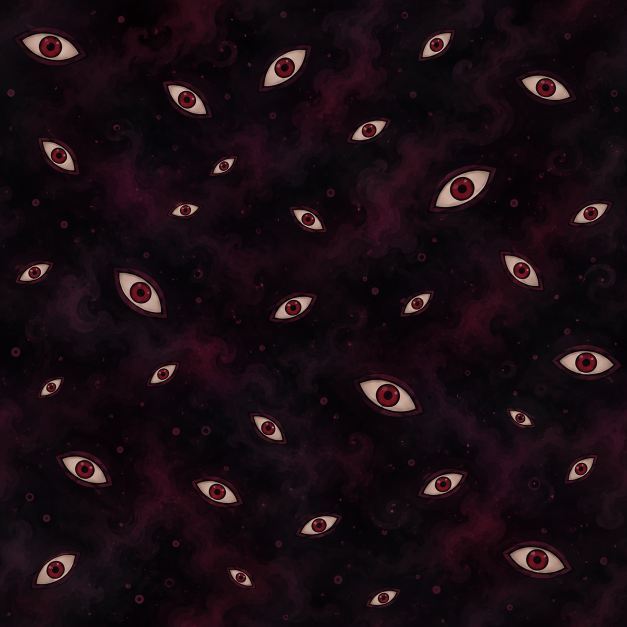
#> input picture tools/textures/sukimatexture.png, 1254 x 1254 px (shown at 1/2 size)
$ python sukima_portal_bake.py sukimatexture.png
#> lines starting #> are read from the running program, lines starting #| are printed output that depends on the picture
#> in bake, src is the input picture: PIL image 1254x1254 RGB; mean R, G, B 24.1, 12, 17.5
# sukima_portal_bake.py - 隙间传送门主贴图烘焙
# 源素材 sukimatexture.png(1254² 眼睛虚空图, RGB 无 alpha) →
#   LANCZOS 降采样 256² → 眼形剪影 alpha 遮罩 → RGBA sukima_portal.png
#
# 用法:
#   python tools/textures/sukima_portal_bake.py                # 预览模式, 只写 tools/textures/_preview/
#   python tools/textures/sukima_portal_bake.py --write-assets # 同时写入 assets(落位正式贴图)
#
# 眼形几何约定(与原 SukimaPortalRenderer / tools/textures/sukima.py 同源):
#   横向 t ∈ [-1,1] ↔ 世界 x = 0.5*t(半宽 0.5);弧函数 s = sqrt(1-t²)
#   上盖边界 +0.85*s,下弧边界 -1.15*s(相对眼中线);总高恰 2 格
#   UV: V=0 ↔ 上盖顶(+0.85),V=1 ↔ 下弧底(-1.15),U=0..1 ↔ x=-0.5..0.5
#   与渲染器 outlineQuad 的 UV 指派(上顶点 v=0)一致
#
# 注:本脚本是光栅图像处理(源为照片类素材,ASCII 像素图无法表达),
#     不走 gen_tex.py 管线,属 gen-textures 技能红线的正当事由例外(design D2)。

import math
import os
import sys

from PIL import Image, ImageChops

# --- 眼形参数(与渲染几何同源,改动需同步渲染器) ---
UPPER_LID = 0.85   # 上盖相对中线高度(格)
LOWER_LID = 1.15   # 下弧相对中线高度(格)
HALF_W = 0.5       # 半宽(格)
SIZE = 256         # 输出边长(2 的幂,REPEAT wrap 硬性要求)

# 世界单位下 1 像素对应的高度(遮罩渐变宽度 = 1px)
_FEATHER = 2.0 * (UPPER_LID + LOWER_LID) / SIZE

_HERE = os.path.dirname(os.path.abspath(__file__))
_SRC = os.path.join(_HERE, "sukimatexture.png")
_SRC_FALLBACK = os.path.join(
    _HERE, "..", "..", "src", "main", "resources", "assets", "gensokyou",
    "textures", "entity", "sukimatexture.png")
_OUT_NAME = "entity/sukima_portal"
_OUT_ASSETS = os.path.join(
    _HERE, "..", "..", "src", "main", "resources", "assets", "gensokyou",
    "textures", _OUT_NAME.replace("/", os.sep) + ".png")
_PREVIEW_DIR = os.path.join(_HERE, "_preview")


# 无缝化混合带宽度(px):滚动 UV 依赖 REPEAT wrap,源画作边界须交叉淡化成可平铺,
# 否则拼接缝每循环扫过眼形一次(边界裁断的眼睛会错位拼接)
_BLEND = SIZE // 4


def _clamp01(x: float) -> float:
    return 0.0 if x < 0.0 else (1.0 if x > 1.0 else x)


def _make_tileable(img: Image.Image) -> Image.Image:
    """offset-blend 无缝化:滚动半幅后按到边距离加权混回,边界处用画面中心内容收边。"""
    w, h = img.size
#> w = 256; h = 256
    rolled = ImageChops.offset(img, w // 2, h // 2)
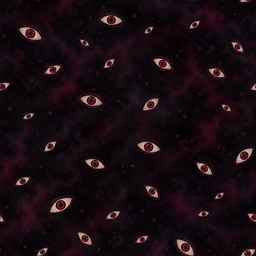
#> rolled: PIL image 256x256 RGB; mean R, G, B 24.1, 12, 17.5
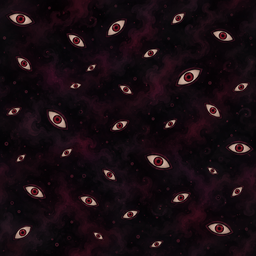
#> img: PIL image 256x256 RGB; mean R, G, B 24.1, 12, 17.5
    ipx, rpx = img.load(), rolled.load()
    out = img.copy()
    opx = out.load()
    for y in range(h):
        dy = min(y, h - 1 - y)
        for x in range(w):
            d = min(x, w - 1 - x, dy)
            if d >= _BLEND:
                continue
            t = d / _BLEND
            m = t * t * (3.0 - 2.0 * t)  # smoothstep: 边界=0(全 rolled),d>=_BLEND=1(全原)
            r, g, b = ipx[x, y]
            rr, rg, rb = rpx[x, y]
            opx[x, y] = (round(rr + (r - rr) * m),
                         round(rg + (g - rg) * m),
                         round(rb + (b - rb) * m))
    return out


def bake() -> Image.Image:
    src_path = _SRC if os.path.exists(_SRC) else _SRC_FALLBACK
    src = Image.open(src_path).convert("RGB")
    down = _make_tileable(src.resize((SIZE, SIZE), Image.LANCZOS))
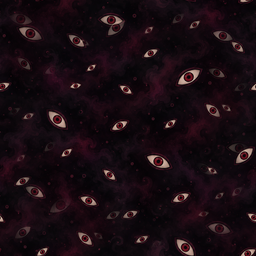
#> down: PIL image 256x256 RGB; mean R, G, B 24.5, 12, 17.8
    px = down.load()

    out = Image.new("RGBA", (SIZE, SIZE))
#> out: PIL image 256x256 RGBA; every value is 0
    opx = out.load()
    for py in range(SIZE):
        v = (py + 0.5) / SIZE
        # V=0 ↔ 上盖顶 +0.85,V=1 ↔ 下弧底 -1.15
        y = UPPER_LID - v * (UPPER_LID + LOWER_LID)
        for px_i in range(SIZE):
            u = (px_i + 0.5) / SIZE
            t = u * 2.0 - 1.0
            s = math.sqrt(max(0.0, 1.0 - t * t))
            up = UPPER_LID * s
            lo = -LOWER_LID * s
            a_up = _clamp01((up - y) / _FEATHER + 0.5)   # 上缘内侧=1
            a_lo = _clamp01((y - lo) / _FEATHER + 0.5)   # 下缘内侧=1
            a = a_up * a_lo
            r, g, b = px[px_i, py]
            opx[px_i, py] = (r, g, b, round(255 * a))
    return out


def main() -> None:
    out = bake()
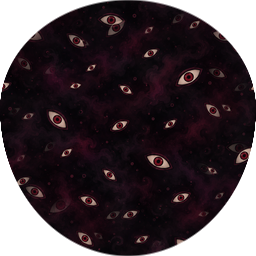
#> out: PIL image 256x256 RGBA; mean R, G, B, A 24.5, 12, 17.8, 200.3; transparent parts drawn white
    os.makedirs(_PREVIEW_DIR, exist_ok=True)
    # x8 最近邻预览(像素级目检遮罩剪影)
    out.resize((SIZE * 8, SIZE * 8), Image.NEAREST).save(
        os.path.join(_PREVIEW_DIR, "sukima_portal_x8.png"))
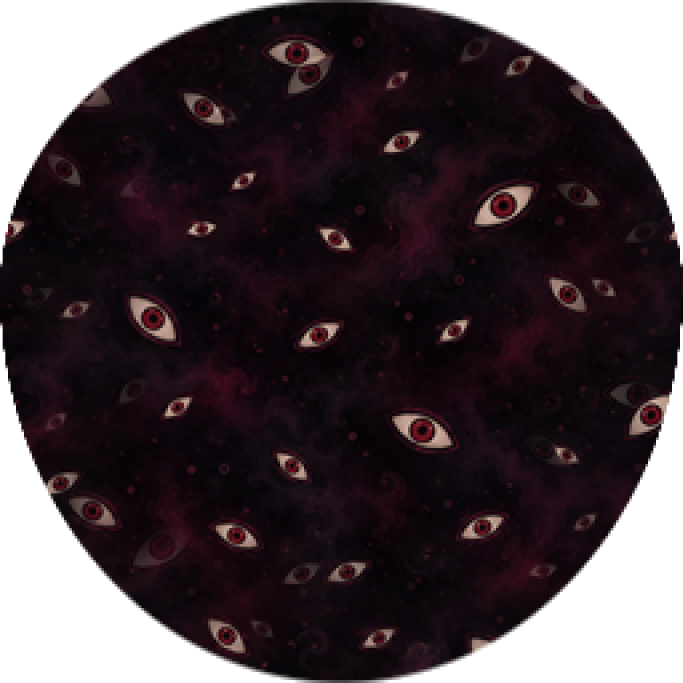
#> saved as sukima_portal_x8.png: PIL image 2048x2048 RGBA (shown at 1/3 size); mean R, G, B, A 24.5, 12, 17.8, 200.3; transparent parts drawn white
    print(f"[preview] {_PREVIEW_DIR}\\sukima_portal_x8.png")

    if "--write-assets" in sys.argv:
        os.makedirs(os.path.dirname(_OUT_ASSETS), exist_ok=True)
        out.save(_OUT_ASSETS)
        print(f"[assets ] {_OUT_ASSETS}")


if __name__ == "__main__":
    main()
